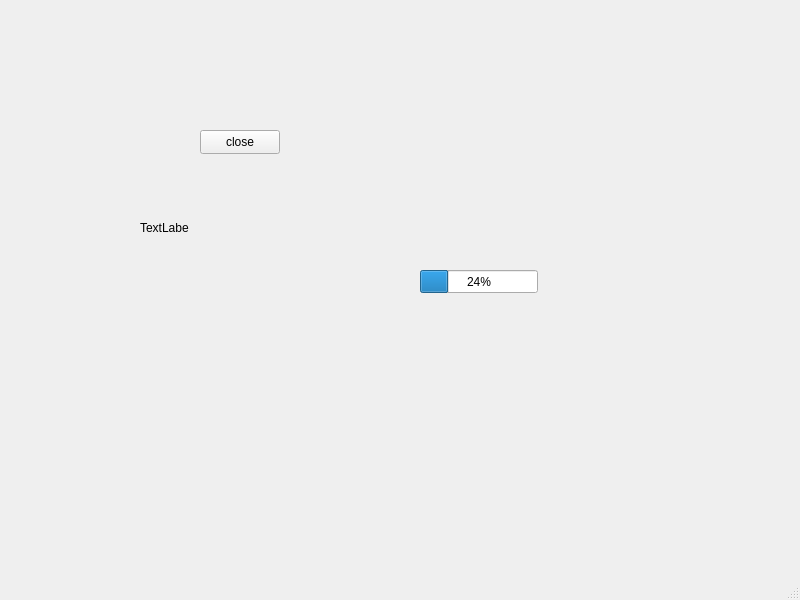
<?xml version="1.0" encoding="UTF-8"?>
<ui version="4.0">
 <class>MainWindow</class>
 <widget class="QMainWindow" name="MainWindow">
  <property name="geometry">
   <rect>
    <x>0</x>
    <y>0</y>
    <width>800</width>
    <height>600</height>
   </rect>
  </property>
  <property name="windowTitle">
   <string>MainWindow</string>
  </property>
  <widget class="QWidget" name="centralwidget">
   <widget class="QPushButton" name="pushButton">
    <property name="geometry">
     <rect>
      <x>200</x>
      <y>130</y>
      <width>80</width>
      <height>24</height>
     </rect>
    </property>
    <property name="text">
     <string>close</string>
    </property>
   </widget>
   <widget class="QLabel" name="label">
    <property name="geometry">
     <rect>
      <x>140</x>
      <y>220</y>
      <width>49</width>
      <height>16</height>
     </rect>
    </property>
    <property name="text">
     <string>TextLabel</string>
    </property>
   </widget>
   <widget class="QProgressBar" name="progressBar">
    <property name="geometry">
     <rect>
      <x>420</x>
      <y>270</y>
      <width>118</width>
      <height>23</height>
     </rect>
    </property>
    <property name="value">
     <number>24</number>
    </property>
   </widget>
  </widget>
  <widget class="QMenuBar" name="menubar">
   <property name="geometry">
    <rect>
     <x>0</x>
     <y>0</y>
     <width>800</width>
     <height>21</height>
    </rect>
   </property>
  </widget>
  <widget class="QStatusBar" name="statusbar"/>
 </widget>
 <resources/>
 <connections/>
</ui>
